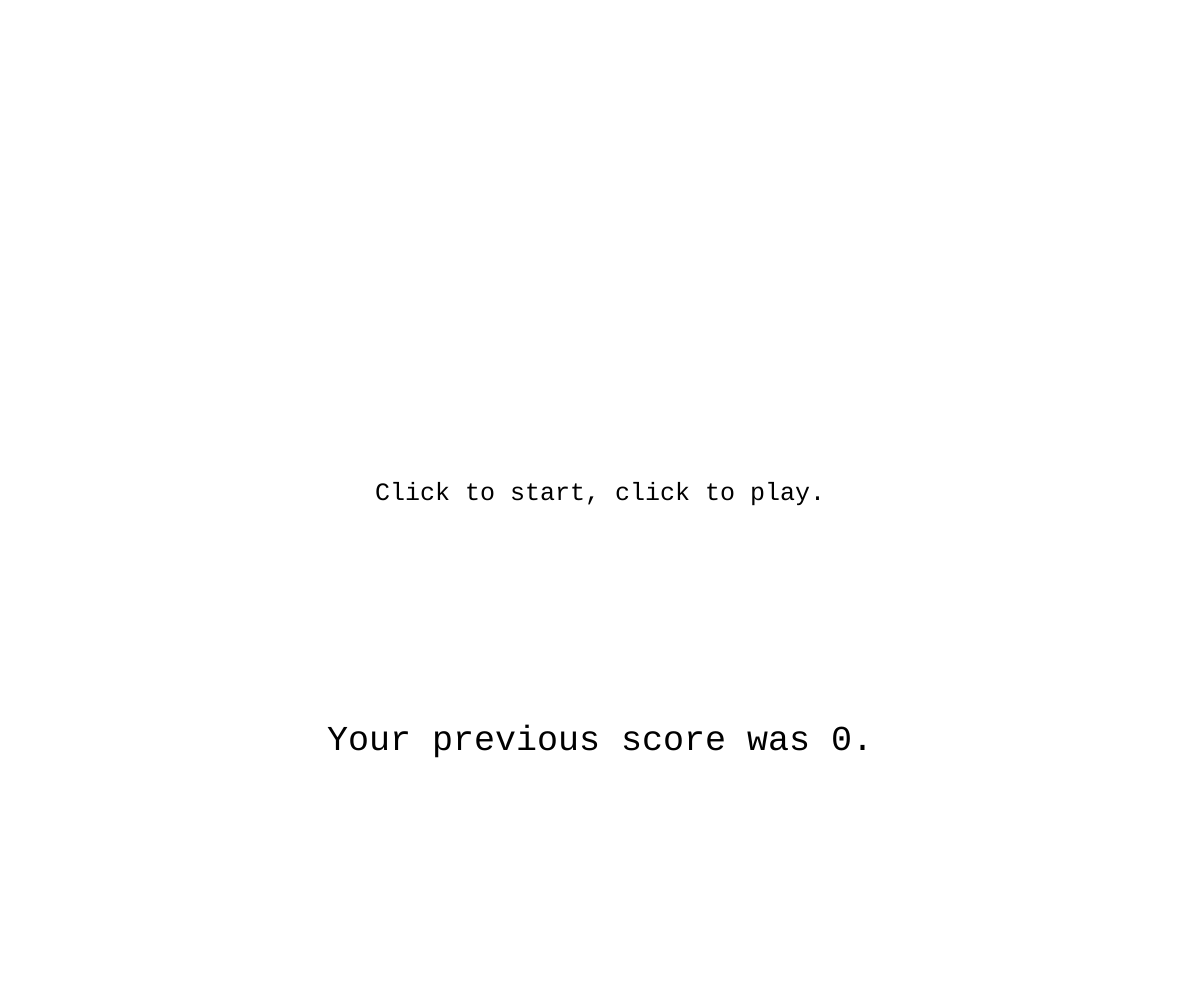
Frame 1 (no input)
Frame 60 (no input): identical to frame 1, image omitted
Frame 120 (the mouse pressed at the canvas centre since frame 60): identical to frame 1, image omitted

The p5.js sketch that drew this single still picture (run headless with seeded random() and noise() and a simulated clock; from frame 60 on, the mouse is pressed at the canvas centre):

// p5.js sketch
// ── sketch.js
var game;

function setup() {
  createCanvas(windowWidth, windowHeight);
  ship = new Ship(width / 2, height / 2);
  scoreBoard = new ScoreBoard(width - 10, 20);
  game = new Game(ship, scoreBoard);
  game.reset();
  game.setDebug(true);
}

function draw() {
  if (game.isActive()) {
    background(255);
    // create new meteors
    game.createNewMeteor();
    // update position of and display stuff (meteors, projectiles, ship)
    game.updateAndDisplayMeteors();
    game.updateAndDisplayProjectiles();
    game.updateAndDisplayShip();
    // display the scoreboard
    game.displayScoreboard();
    // remove projectiles that passed the top of screen
    game.removeLostProjectiles();
    // detect successfull shots (projectile hits meteor)
    // after a successfull shoot, projectile and meteor will be marked as "dead"
    game.detectSuccessfullShots();
    // remove "dead" meteors and projectiles
    game.removeKilledMeteors();
    game.removeUsedProjectiles();
    // if a meteor hits the ground, it's game over.
    game.stopIfMeteorHitGround();
    // show debug info when enables
    game.showDebugInfo();
  } else {
    game.showWelcomeScreen();
  }
}

function mouseClicked() {
  // when the game is active, clicking the mouse shots
  if (game.gameActive) game.shoot();
  // when the game is inactive, clicking the mouse restarts the game
  else {
    game.reset();
    game.start();
  }
}

// ── bubble.js
function Bubble(x, y, size, speed, col, crazyness) {
  this.x = x;
  this.y = y;
  this.size = size;
  this.speed = speed;
  this.col = col;
  this.alive = true;
  this.crazyness = crazyness;

  this.destroy = function () {
    this.alive = false;
  };

  this.setSpeed = function (newSpeed) {
    this.speed = newSpeed;
  };

  this.display = function () {
    strokeWeight(1);
    stroke(0);
    fill(this.col);
    ellipse(this.x, this.y, this.size, this.size);
  };

  this.move = function () {
    this.y += this.speed;
    this.size += random(-this.crazyness, this.crazyness);
  };

  this.intersects = function (other) {
    d = dist(this.x, this.y, other.x, other.y);
    r1 = this.size / 2;
    r2 = other.size / 2;
    if (d < r1 + r2) return true;
    else return false;
  };
}

// ── game.js
function Game(ship, scoreboard) {
  this.debug = false;

  this.ship = ship;
  this.scoreBoard = scoreboard;

  this.reset = function () {
    this.gameActive = false;
    this.scoreBoard.reset();
    this.meteors = [];
    this.projectiles = [];

    this.meteorsDensity = 0.985;
    this.meteorsDensityInc = 0.0001;

    this.meteorsMinSpeed = 0.25;
    this.meteorsMinSpeedInc = 0.0001;

    this.meteorsMaxSpeed = 2;
    this.meteorsMaxSpeedInc = 0.0001;

    this.meteorsMinSize = 25;
    this.meteorsMaxSize = 125;
  };

  this.isActive = function () {
    return this.gameActive;
  };

  this.start = function () {
    this.gameActive = true;
  };

  this.showWelcomeScreen = function () {
    background(255);
    textFont("Courier New");
    fill(0);
    noStroke();
    textAlign(CENTER);
    welcome_msg = "";
    textSize(random(65, 68));
    text(welcome_msg, width / 2, height / 3);
    action_msg = "Click to start, click to play.";
    textSize(25);
    text(action_msg, width / 2, height / 2);
    score_msg = "Your previous score was " + scoreBoard.score + ".";
    textSize(35);
    text(score_msg, width / 2, (height / 4) * 3);
  };

  this.createNewMeteor = function () {
    if (random() > this.meteorsDensity) {
      // pick random color, speed, size and horizontal position
      col = color(random(255), random(255), random(255), 50);
      speed = random(this.meteorsMinSpeed, this.meteorsMaxSpeed);
      size = random(this.meteorsMinSize, this.meteorsMaxSize);
      x = random(0 + size / 2, width - size / 2);
      // vertical position is fixed
      y = -size / 2;
      // crzyness is just a visual FX
      crazyness = random(0.5, 1.5);
      //create a new "meteor" (a Bubble)
      this.meteors.push(new Bubble(x, y, size, speed, col, crazyness));
    }
  };

  this.updateAndDisplayMeteors = function () {
    for (var i = this.meteors.length - 1; i >= 0; i--) {
      this.meteors[i].move();
      this.meteors[i].display();
    }
  };

  this.updateAndDisplayProjectiles = function () {
    for (var i = this.projectiles.length - 1; i >= 0; i--) {
      this.projectiles[i].move();
      this.projectiles[i].display();
    }
  };

  this.updateAndDisplayShip = function () {
    this.ship.updatePosition();
    this.ship.display();
  };

  this.displayScoreboard = function () {
    this.scoreBoard.display();
  };

  this.shoot = function () {
    this.projectiles.push(this.ship.shoot());
  };

  this.stopIfMeteorHitGround = function () {
    // iterate through all the meteors
    for (var i = this.meteors.length - 1; i >= 0; i--) {
      // when a meteor hits the ground, it's game over
      if (this.meteors[i].y > height) {
        this.gameActive = false;
      }
    }
  };

  this.removeLostProjectiles = function () {
    for (var i = this.projectiles.length - 1; i >= 0; i--) {
      if (this.projectiles[i].y < 0) this.projectiles.splice(i, 1);
    }
  };

  this.detectSuccessfullShots = function () {
    for (var i = this.meteors.length - 1; i >= 0; i--) {
      for (var j = this.projectiles.length - 1; j >= 0; j--) {
        if (this.meteors[i].intersects(this.projectiles[j])) {
          this.meteors[i].destroy();
          this.projectiles[j].destroy();
          this.scoreBoard.incrementScore();
          // increment game difficulty! :)
          this.meteorsMinSpeed += this.meteorsMinSpeedInc;
          this.meteorsMaxSpeed += this.meteorsMaxSpeedInc;
          this.meteorsDensity -= this.meteorsDensityInc;
        }
      }
    }
  };

  this.removeKilledMeteors = function () {
    // remove meteors scheduled for removal
    for (var i = this.meteors.length - 1; i >= 0; i--) {
      if (!this.meteors[i].alive) this.meteors.splice(i, 1);
    }
  };

  this.removeUsedProjectiles = function () {
    for (var i = this.projectiles.length - 1; i >= 0; i--) {
      if (!this.projectiles[i].alive) this.projectiles.splice(i, 1);
    }
  };

  this.setDebug = function (v) {
    this.debug = v;
  };

  this.showDebugInfo = function () {
    if (this.debug == true) {
      print("# meteors: " + this.meteors.length);
      print("# projectiles: " + this.projectiles.length);
    }
  };
}

// ── scoreboard.js
function ScoreBoard(x, y) {
  this.x = x;
  this.y = y;

  this.score = 0;

  this.display = function () {
    noStroke();
    fill(0);
    textAlign(RIGHT);
    textFont("Arial");
    textSize(20);
    text("score: " + this.score, this.x, this.y);
  };

  this.incrementScore = function () {
    this.score++;
  };

  this.reset = function () {
    this.score = 0;
  };
}

// ── ship.js
function Ship(x, y) {
  this.x = x;
  this.y = y;

  this.width = 50;
  this.height = 100;

  this.display = function () {
    fill(color(25, 243, 102, 50));
    stroke(0);
    strokeWeight(1);
    triangle(
      this.x - this.width,
      this.y,
      this.x,
      this.y - this.height,
      this.x + this.width,
      this.y
    );
  };

  this.updatePosition = function () {
    this.x = mouseX;
    this.y = height - 10;
  };

  this.shoot = function () {
    projectile = new Bubble(this.x, this.y - 50, 20, -10, "red", 0);
    return projectile;
  };
}
